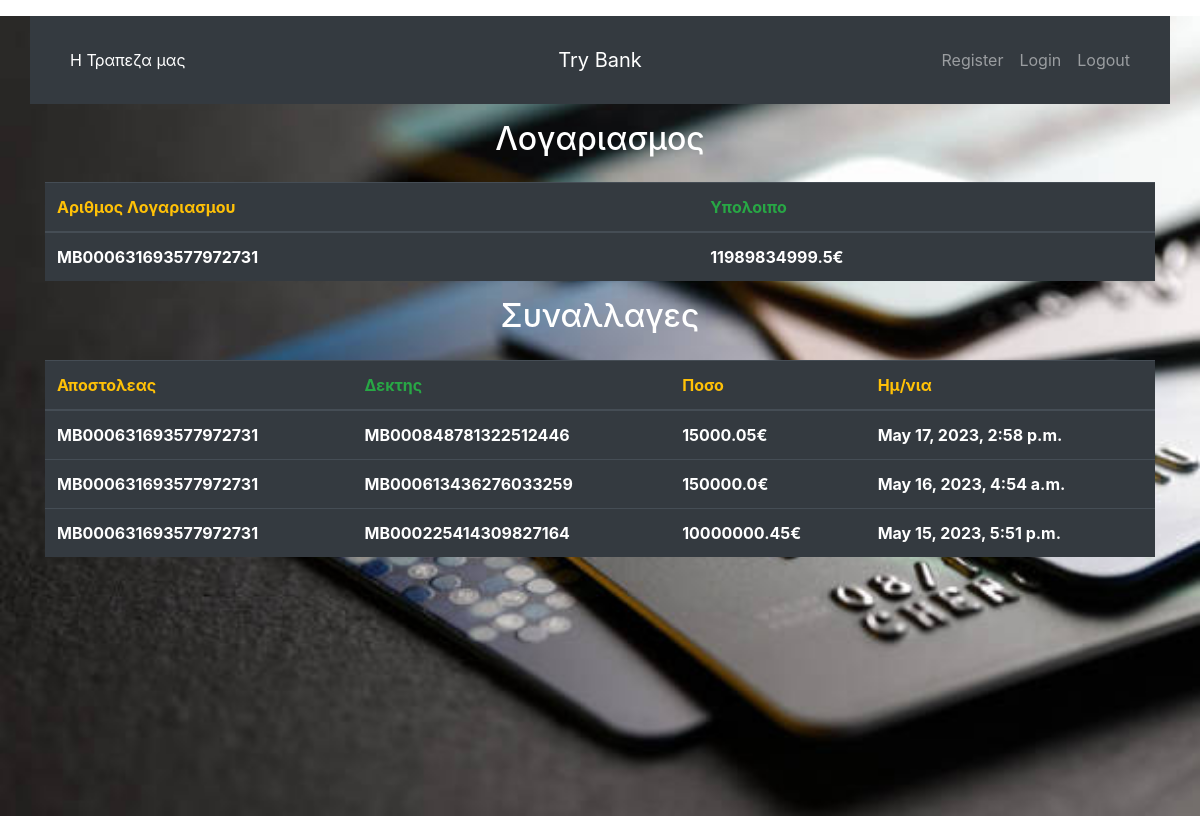
The page /profile/MB000631693577972731/ on the database its author committed.
### customers/models.py (models this page shows, shortened)
class Accounts(models.Model):
    owner = models.ForeignKey(User, on_delete = models.CASCADE)
    acc_number = models.CharField(primary_key=True, max_length=20)
    balance = models.FloatField(default= 0)

class Transactions(models.Model):
    sender_acc = models.ForeignKey(Accounts,on_delete=models.CASCADE, related_name='sender_acc')
    recipient_acc = models.ForeignKey(Accounts, on_delete=models.CASCADE, related_name='recipient_acc')
    amount = models.FloatField()
    date = models.DateTimeField(auto_now_add=True,null=True, blank=True)

### customers/views.py (the view)
# urls.py: path('profile/<str:acc_number>/', views.account, name='account'),
def account(request, acc_number):
    query = Accounts.objects.get(acc_number = acc_number)
    saw_me = Transactions.objects.filter((Q(sender_acc=query) | Q(recipient_acc=query)))
    saw_me = saw_me.order_by('-date')
    context = {
        'object': query,
        'trans' : saw_me,
    }
    return render(request, 'account.html', context=context)

### templates/account.html
{% extends 'welcome_page.html' %}
{% block content %}
<div class="container">
    <div>
  <h2 class="text-center text-white">Λογαριασμος</h2>
    </div>
<div class="mt-4">
  <table class="table table-dark mt-4">
    <thead>
      <tr>
        <th class="text-warning">Αριθμος Λογαριασμου</th>
        <th class="text-success">Υπολοιπο</th>
      </tr>
    </thead>
      <tr>
        <th>{{object.acc_number}}</th>
        <th>{{object.balance}}€</th>
      </tr>
    <div class="mt-4">
  <table class="table table-dark mt-4">
      <div>
  <h2 class="text-center text-white">Συναλλαγες</h2>
    </div>
    <thead>
      <tr>
        <th class="text-warning">Αποστολεας</th>
        <th class="text-success">Δεκτης</th>
          <th class="text-warning">Ποσο</th>
        <th class="text-warning">Ημ/νια</th>
      </tr>
    </thead>
     {% for object in trans %}
      <tr>
          <th>{{object.sender_acc.acc_number}}</th>
          <th>{{object.recipient_acc.acc_number}}</th>
          <th>{{object.amount}}€</th>
          <th>{{object.date}}</th>
      </tr>
        {% endfor %}
  </div>
</div>
{% endblock content %}

### rows shown on the page
Accounts: acc_number "MB000631693577972731", balance "11989834999.5"
Transactions: sender_acc.acc_number "MB000631693577972731", recipient_acc.acc_number "MB000848781322512446", amount "15000.05", date "May 17, 2023, 2:58 p.m."
Transactions: sender_acc.acc_number "MB000631693577972731", recipient_acc.acc_number "MB000613436276033259", amount "150000.0", date "May 16, 2023, 4:54 a.m."
Transactions: sender_acc.acc_number "MB000631693577972731", recipient_acc.acc_number "MB000225414309827164", amount "10000000.45", date "May 15, 2023, 5:51 p.m."
